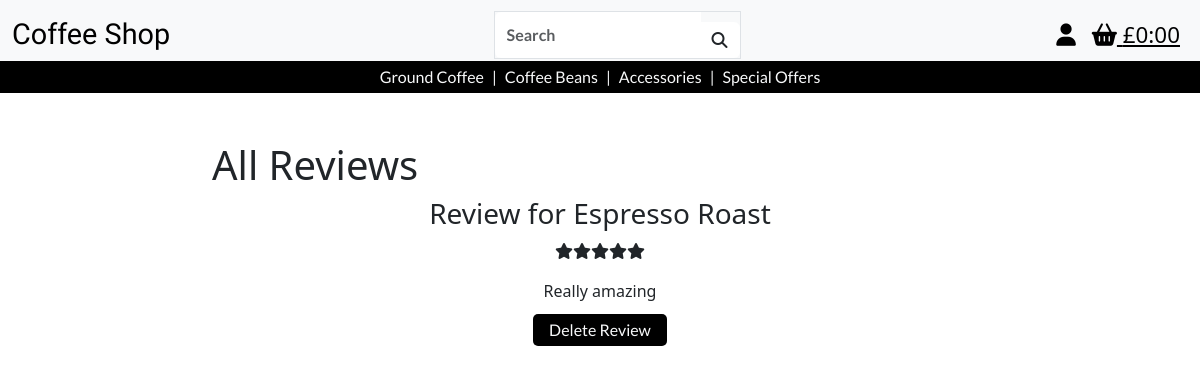
The page /reviews/view_reviews/ (signed in) on the database as committed earlier.
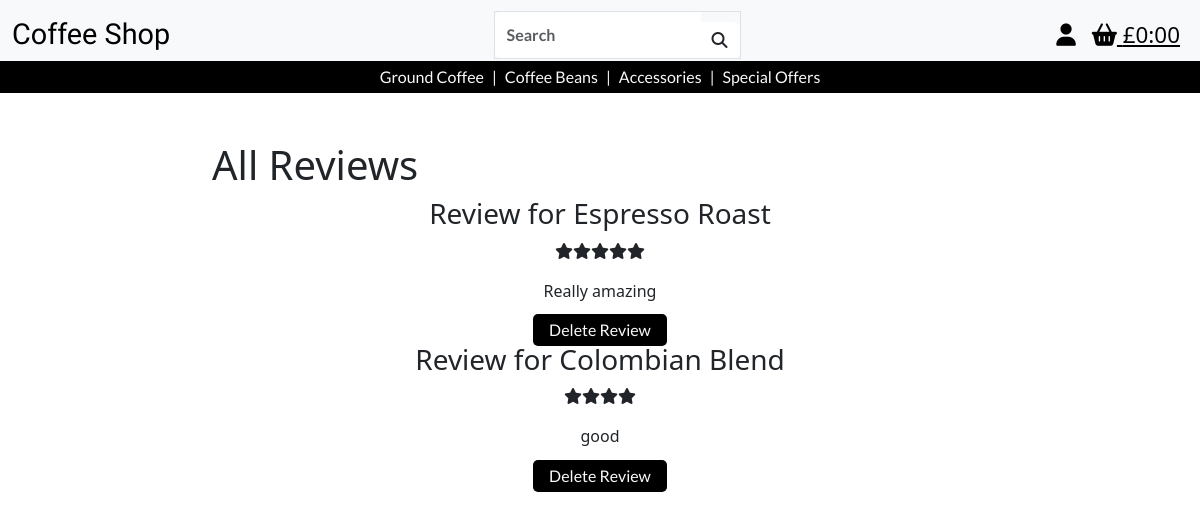
The same page on the database as committed later.
### reviews/models.py (models this page shows, shortened)
class Reviews(models.Model):
    class Meta:
        verbose_name_plural = 'reviews'
    product = models.ForeignKey('products.Product', on_delete=models.SET_NULL, null=True, blank=False, related_name='reviews')
    user = models.ForeignKey(
        UserProfile, on_delete=models.CASCADE, null=False, blank=False, related_name='reviews'
    )
    review_id = models.AutoField(primary_key=True)
    review = models.TextField(max_length=1000, blank=True)
    rating = models.FloatField(validators=[MinValueValidator(
        1), MaxValueValidator(5)], null=False, blank=False)
    created_at = models.DateTimeField(auto_now_add=True)
    updated_at = models.DateTimeField(auto_now=True)

### products/models.py (models this page shows, shortened)
class Product(models.Model):
    category = models.ForeignKey(
        'Category', null=True, blank=True, on_delete=models.SET_NULL)
    sku = models.CharField(max_length=254, null=True, blank=True, unique=True)
    product_name = models.CharField(max_length=254)
    description = models.TextField()
    price = models.DecimalField(max_digits=6, decimal_places=2)
    image_url = models.URLField(max_length=1024, null=True, blank=True)
    image = models.ImageField(null=True, blank=True)

### reviews/views.py (the view)
# urls.py: path('view_reviews/', views.view_all_reviews, name='view_all_reviews'),
@login_required
def view_all_reviews(request):
    if not request.user.is_superuser:
        messages.error(request, 'Sorry, only store owners can do that.')
        return redirect(reverse('home'))
    else:
        reviews = Reviews.objects.all()
        context = {
            'reviews': reviews
        }
        return render(request, 'reviews/view_all_reviews.html', context)

### bag/contexts.py (called while the page is built, shortened)
def bag_contents(request):
    bag_items = []
    total = 0
    product_count = 0
    bag = request.session.get('bag', {})
    if total < settings.FREE_DELIVERY_THRESHOLD:
        delivery = total * Decimal(settings.STANDARD_DELIVERY_PERCENTAGE / 100)
        free_delivery_delta = settings.FREE_DELIVERY_THRESHOLD - total
    else:
        delivery = 0
        free_delivery_delta = 0
    grand_total = delivery + total
    context = {
        'bag_items' : bag_items,
        'total' : total,
        'product_count' : product_count,
        'delivery': delivery,
        'free_delivery_delta' : free_delivery_delta,
        'free_delivery_threshold' : settings.FREE_DELIVERY_THRESHOLD,
        'grand_total' : grand_total,
    }
    return context

### reviews/templates/reviews/view_all_reviews.html
{% extends 'base.html' %} {% load static %} {% block extra_css %}
<link rel="stylesheet" href="{% static 'css/products.css' %}" />
{% endblock%} {% block content %}
<div class="container-fluid">
  <div class="row justify-content-center">
    <div class="col-8 mt-5 products-header">
      <h1>All Reviews</h1>
    </div>
  </div>
</div>
<div class="text-center">
  {% if reviews %} {% for review in reviews %}
  <h3>Review for {{ review.product.product_name }}</h3>
  {% if review.rating == 1 %}
  <p><i class="fa-solid fa-star"></i></p>
  {% elif review.rating == 2 %}
  <p><i class="fa-solid fa-star"></i><i class="fa-solid fa-star"></i></p>
  {% elif review.rating == 3 %}
  <p>
    <i class="fa-solid fa-star"></i><i class="fa-solid fa-star"></i
    ><i class="fa-solid fa-star"></i>
  </p>
  {% elif review.rating == 4 %}
  <p>
    <i class="fa-solid fa-star"></i><i class="fa-solid fa-star"></i
    ><i class="fa-solid fa-star"></i><i class="fa-solid fa-star"></i>
  </p>
  {% elif review.rating == 5 %}
  <p>
    <i class="fa-solid fa-star"></i><i class="fa-solid fa-star"></i
    ><i class="fa-solid fa-star"></i><i class="fa-solid fa-star"></i
    ><i class="fa-solid fa-star"></i>
  </p>
  {% endif %}
  <p>{{ review.review }}</p>
  {% if request.user.is_authenticated %}
  {% if request.user == review.user or request.user.is_superuser %}
  <a
    href="{% url 'delete_review' review.review_id %}"
    onclick="return confirm('Are you sure you want to delete this review? This action cannot be undone.')"
    class="button"
    >Delete Review</a
  >
  {% endif %} {% endif %} {% endfor %} {% else %}
  <p>There are no any reviews to view</p>
  {% endif %}
</div>
{% endblock %}

Rows that differ between the two databases and show on the page:
added Reviews: product.product_name "Colombian Blend", rating 4 (drawn), review "good", shows "Delete Review"
